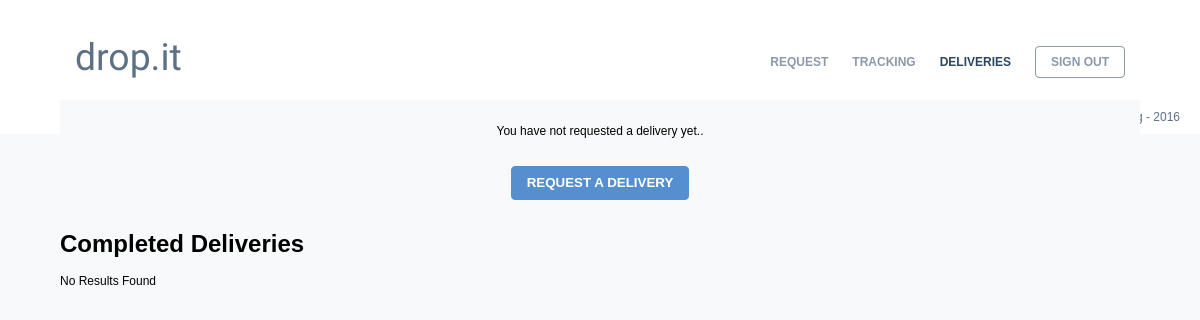
/pages/deliveries.php (signed in), run on an earlier commit of the app's database.
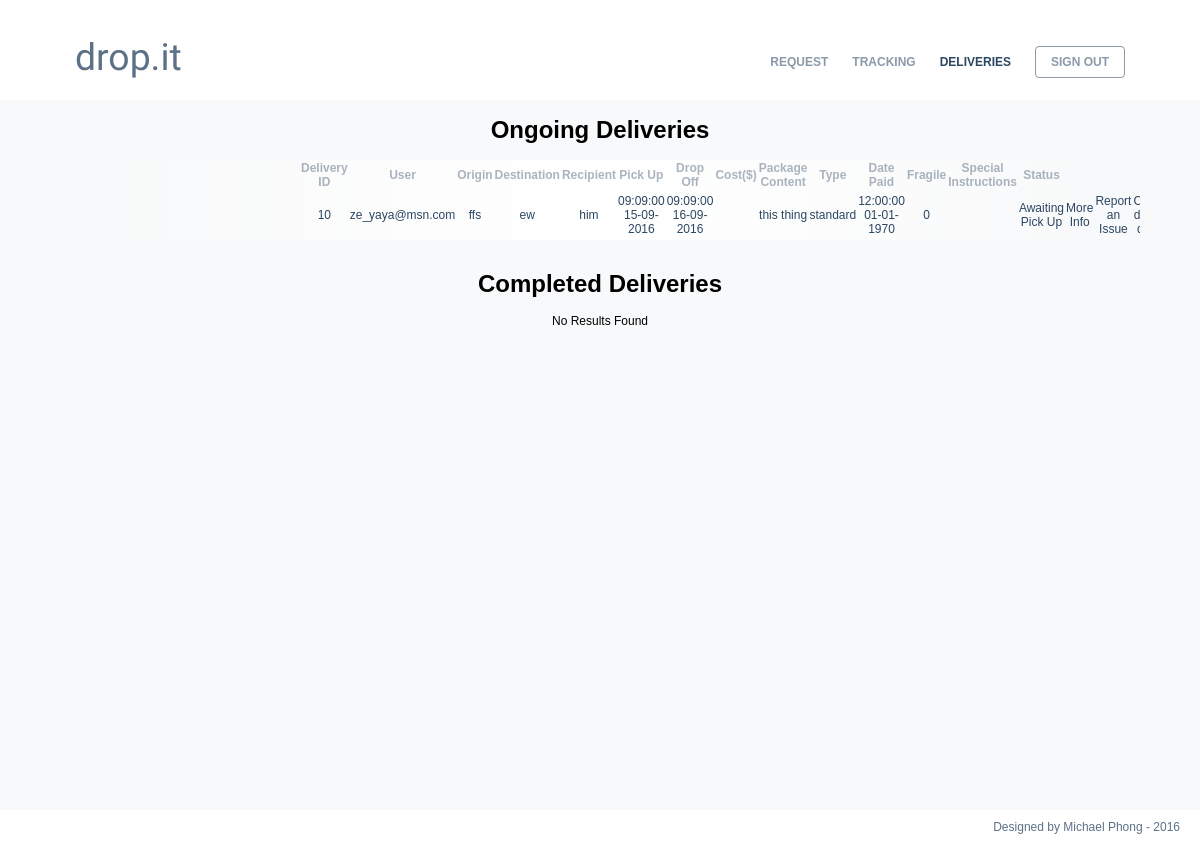
And on a later commit of the database.
### tables this page shows
CREATE TABLE IF NOT EXISTS `package` (
  `ID` int(10) NOT NULL AUTO_INCREMENT,
  `delivery_ID` int(10) NOT NULL,
  `weight` decimal(10,2) NOT NULL,
  `content` varchar(300) NOT NULL,
  PRIMARY KEY (`ID`,`delivery_ID`),
  KEY `delivery_id_package` (`delivery_ID`)
);

CREATE TABLE IF NOT EXISTS `delivery` (
  `ID` int(10) NOT NULL AUTO_INCREMENT,
  `user` varchar(64) NOT NULL,
  `driver` varchar(64) DEFAULT NULL,
  `origin` varchar(150) NOT NULL,
  `destination` varchar(150) NOT NULL,
  `name` varchar(64) DEFAULT NULL,
  `pickup` bigint(20) NOT NULL,
  `dropoff` bigint(20) NOT NULL,
  `cost` decimal(6,2) DEFAULT NULL,
  `type` enum('first','standard') NOT NULL DEFAULT 'standard',
  `paid` tinyint(1) NOT NULL DEFAULT '0',
  `date_paid` bigint(20) DEFAULT NULL,
  `fragile` tinyint(1) NOT NULL DEFAULT '0',
  `special` varchar(300) DEFAULT NULL,
  `status` enum('In Transit','Delivered','Awaiting Pick Up') NOT NULL DEFAULT 'Awaiting Pick Up',
  PRIMARY KEY (`ID`)
);

### functions/functions.php (called while the page is built, shortened)
<?php
function connect()
    {
        $pdo = new PDO('mysql:host=localhost;dbname=tib', 'edit', 'editme');
        $pdo -> setAttribute(PDO::ATTR_ERRMODE, PDO:: ERRMODE_EXCEPTION);
        return $pdo;
    }
function GrabMoreData($query, $bind)
{
                         try
                         {
                             $pdo = connect();
                             $sql= $query;
                             $prepare = $pdo->prepare($sql);
                             foreach ($bind as $attribute)
                             {
                                $prepare->bindValue($attribute[0], $attribute[1]);
                             }
                             $prepare->execute();
                         }
                         catch (PDOException $e)
                         {
                             echo $e -> getMessage();
                         }
                         if ($prepare -> rowCount() != 0)
                         {
                             $data = $prepare->fetchAll(PDO::FETCH_ASSOC);
                             return $data;
                         }
                         else
                         {
                             return false;
                         }
}
?>

### pages/deliveries.php (the view, shortened to what this page needs)
<?php
include '../functions/functions.php';
?>
<!DOCTYPE html>
<html>
    <head>
         <link async href="../css/styles.css" rel="stylesheet" type="text/css"/>
		 <link async href="../css/deliveriescss.css" rel="stylesheet" type="text/css"/>
    </head>
    <body>
        <div id="back_nav">
			<div id="wrapper">
				<header>
					<a id="login_blue" class="menu menu_blue" href="login.php"><?php
																			if(isset($_SESSION['email']))
																				echo 'SIGN OUT</a>';
																			else
																			{
																				header("Location: login.php?error=deliveries");
																				echo 'SIGN IN</a>';
																			}?>
					<a id="header" class="intro intro_blue" href="../index.php">drop.it</a>
					<a id="deliveries" class="menu menu_blue selected" href="deliveries.php">DELIVERIES</a>
					<a id="tracking" class="menu menu_blue" href="tracking.php">TRACKING</a>
                    <a id="request" class="menu menu_blue" href="request.php">REQUEST</a>
				</header>
					<div id="content">
	  <?php
      $deliveryresult = GrabMoreData("SELECT * FROM delivery, package WHERE user = :email AND status != 'Delivered' AND delivery.ID = package.delivery_ID ", array(array(":email", $_SESSION['email'])));
	  $statusresult = GrabMoreData("SELECT * FROM delivery, package WHERE user = :email AND status = 'Delivered' AND delivery.ID = package.delivery_ID ", array(array(":email", $_SESSION['email'])));
		if ($deliveryresult != false)
		{
            echo '<h1>Ongoing Deliveries</h1>
	  <div id="table_holder">
      <table>
      <thead>
        <tr>
          <th>Delivery ID</th>
          <th>User</th>
     	  <th>Origin</th>
		  <th>Destination</th>
		  <th>Recipient</th>
		  <th>Pick Up</th>
		  <th>Drop Off</th>
		  <th>Cost($)</th>
		  <th>Package Content</th>
		  <th>Type</th>
		  <th>Date Paid</th>
		  <th>Fragile</th>
		  <th>Special Instructions</th>
		  <th>Status</th>
        </tr>
      </thead>
      <tbody>';
          foreach($deliveryresult as $row){
            echo
            "<tr>
              <td>$row[delivery_ID]</td>
			  <td>$row[user]</td>
			  <td>$row[origin]</td>
			  <td>$row[destination]</td>
			  <td>$row[name]</td>
			  <td>" . date('h:i:s\ d-m-Y',$row[pickup]) . "</td>
			  <td>" . date('h:i:s\ d-m-Y',$row[dropoff]) . "</td>
			  <td>$row[cost]</td>
			  <td>$row[content]</td>
			  <td>$row[type]</td>
			  <td>" . date('h:i:s\ d-m-Y',$row[date_paid]) . "</td>
			  <td>$row[fragile]</td>
			  <td>$row[special]</td>
			  <td>$row[status]</td>
			  <td><a href='#' onclick=\"toggle_visibility('moreinfo');\">More Info</a></td>
			  <td><a href='complaints.php?id=".$row['ID']."'>Report an Issue</a></td>
              <td><a href='deliverychange.php?id=".$row['ID']."'>Change delivery details</a></td>
			</tr>\n";
          }
		}
		else {
				echo "<br/>You have not requested a delivery yet..<br/><br/><br/><input type='button' onclick='(window.location.href = \"request.php\")' value='REQUEST A DELIVERY' class='button'/> ";
        }
        ?>
      </tbody>
          </table></div><br>
	<h1>Completed Deliveries</h1>
        <?php
		if ($statusresult != false)
		{
            echo '<h1>Ongoing Deliveries</h1>
	  <div id="table_holder">
      <table>
      <thead>
        <tr>
          <th>Delivery ID</th>
          <th>User</th>
     	  <th>Origin</th>
		  <th>Destination</th>
		  <th>Recipient</th>
		  <th>Pick Up</th>
		  <th>Drop Off</th>
		  <th>Cost($)</th>
		  <th>Package Content</th>
		  <th>Type</th>
		  <th>Date Paid</th>
		  <th>Fragile</th>
		  <th>Special Instructions</th>
		  <th>Status</th>
        </tr>
      </thead>
      <tbody>';
          foreach($deliveryresult as $row){
            echo
            "<tr>
              <td>$row[delivery_ID]</td>
			  <td>$row[user]</td>
			  <td>$row[origin]</td>
			  <td>$row[destination]</td>
			  <td>$row[name]</td>
			  <td>" . date('h:i:s\ d-m-Y',$row[pickup]) . "</td>
			  <td>" . date('h:i:s\ d-m-Y',$row[dropoff]) . "</td>
			  <td>$row[cost]</td>
			  <td>$row[content]</td>
			  <td>$row[type]</td>
			  <td>" . date('h:i:s\ d-m-Y',$row[date_paid]) . "</td>
			  <td>$row[fragile]</td>
			  <td>$row[special]</td>
			  <td>$row[status]</td>
			  <td><a href='#' onclick=\"toggle_visibility('moreinfo');\">More Info</a></td>
			  <td><a href='complaints.php?id=".$row['ID']."'>Report an Issue</a></td>
              <td><a href='deliverychange.php?id=".$row['ID']."'>Change delivery details</a></td>
			</tr>\n";
          }
		}
		else {
				echo "No Results Found";}
        ?>
	<br>
    </div></div>
				   <footer id="footer">
                        <p> Designed by Michael Phong - 2016</p>
					</footer>
			</div>
    </body>
</html>

### css/styles.css (style rules this page uses)
body { margin: 0 auto; z-index: -99; background: rgb(248, 249, 250); }
body #back_nav { position: relative; width: 100%; background: white; height: 100px; z-index: 98; }
#wrapper { margin: 0 auto; font-family: Helvetica; font-size: 12px; min-width: 800px; max-width: 1080px; background-color: rgb(248, 249, 250); min-height: 100vh; margin-bottom: 10px; overflow: hidden; }
header { padding-top: 25px; height: 75px; background-color: white; }
.intro { position: relative; float: left; margin-top: 10px; display: inline-block; font-family: 'Fredoka One', cursive; color: white; height:49px; text-align:center; font-size: 28pt; width: 100px; text-decoration: none; z-index: 99; left: 15px; }
.intro_blue { color: rgba(44, 70, 98, 0.77); }
.menu { position: relative; right: 15px; float: right; padding-right: 20px; margin-top: 22px; color: white; font-weight: bold; text-decoration: none; z-index: 99; padding-left: 12px; padding-right: 12px; line-height: 30px; }
.menu_blue { color: rgba(44, 70, 98, 0.55); }
#login_blue, .button { border:1px solid rgba(44, 70, 98, 0.55); border-radius: 4px; margin-top: 21px; line-height: 30px; padding-left: 15px; padding-right: 15px; margin-left: 12px; }
.selected { color: rgb(44, 70, 98); }
#content { height: 100%; text-align: center; width: 600px; margin: 0 auto; margin-top: 10px; }
#table_holder { margin-top: 0; width: 600px; min-width: 311px; position: static; color: #2c4662; background-image: -webkit-linear-gradient(left, rgba(255,255,255,0) 0%,rgba(255,255,255,1) 50%,rgba(255,255,255,0) 100%); padding: 0px 200px 0px 200px; margin-left: -200px; }
#table_holder table { border-collapse: collapse; width: 600px; }
#table_holder a { text-decoration: none; color: inherit; }
#table_holder tr { height: 50px; //border-bottom: 2px solid #f1f1f1; color: rgba(44, 70, 98, 0.66); }
#table_holder thead tr { height: 30px; //border-bottom: 2px solid rgb(169, 169, 169); color: rgba(44, 70, 98, 0.4); }
tbody tr:first-of-type { color: #2c4662 !important; }
#footer { font-family: Helvetica; font-size: 12px; //position: absolute; //clear: both; text-align: right; display:block; width: 100%; background-color: white; color: rgba(44, 70, 98, 0.77); z-index: 98; //left: 0px; //top: 100vh; }
#footer p { margin: 0px; padding-bottom: 10px; padding-top: 10px; margin-right: 20px; }
.button { background: #568FCF; margin: 0; color: white; border-color: #568FCF; font-family: arial; cursor: pointer; position: relative; font-weight: bold; }

What changed in the data, as far as the page shows it:
added package: delivery_ID "10", delivery_ID.user "ze_yaya@msn.com", delivery_ID.origin "ffs", delivery_ID.destination "ew", delivery_ID.name "him", delivery_ID.pickup "09:09:00 15-09-2016", delivery_ID.dropoff "09:09:00 16-09-2016", content "this thing", delivery_ID.type "standard", delivery_ID.date_paid "12:00:00 01-01-1970", delivery_ID.fragile "0", delivery_ID.status "Awaiting Pick Up"
Also different on the page:
form field value: "REQUEST A DELIVERY" → (not shown)
text no longer shown: "You have not requested a delivery yet.."
text now shown: "Ongoing Deliveries Delivery ID User Origin Destination Recipient Pick Up Drop Off Cost($) Package Content Type Date Paid Fragile Special Instructions Status"
